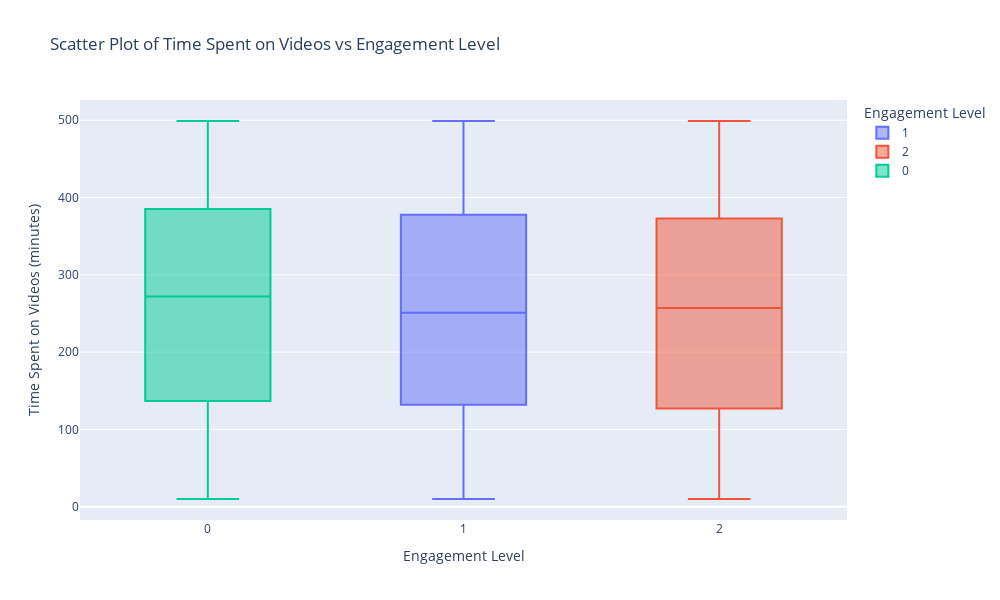

Notebook code cell kept with this figure:
### Markdown cell above
Visualizing the result

### Code cell
fig = px.box(data_frame= df,
       x = "Engagement_Level",
       y = "Time_Spent_on_Videos",
       color = "Engagement_Level",
       title = "Scatter Plot of Time Spent on Videos vs Engagement Level",
       labels = {"Time_Spent_on_Videos": "Time Spent on Videos (minutes)",
                 "Engagement_Level": "Engagement Level"
                 },
        width = 1000,
        height = 600
    )
fig.show() #Visualizing the relationship between Time_Spent_on_Videos and Engagement_Level using a scatter plot.
# I need to install nbformat

#I'm ignoring the FutureWarning for now.

### Figure 1 — Plotly figure (JSON) as saved in the notebook; plotly's stock layout.template omitted (floating-point values rounded to 4 significant figures; data arrays with more than 128 entries replaced by an {"elided": "..."} marker saying what was removed)
{"data": [{"alignmentgroup": "True", "hovertemplate": "Engagement Level=%{x}<br>Time Spent on Videos (minutes)=%{y}<extra></extra>", "legendgroup": "1", "marker": {"color": "#636efa"}, "name": "1", "notched": false, "offsetgroup": "1", "orientation": "v", "showlegend": true, "type": "box", "x": {"elided": "4927 int values"}, "x0": " ", "xaxis": "x", "y": {"elided": "4927 int values"}, "y0": " ", "yaxis": "y"}, {"alignmentgroup": "True", "hovertemplate": "Engagement Level=%{x}<br>Time Spent on Videos (minutes)=%{y}<extra></extra>", "legendgroup": "2", "marker": {"color": "#EF553B"}, "name": "2", "notched": false, "offsetgroup": "2", "orientation": "v", "showlegend": true, "type": "box", "x": {"elided": "2980 int values"}, "x0": " ", "xaxis": "x", "y": {"elided": "2980 int values"}, "y0": " ", "yaxis": "y"}, {"alignmentgroup": "True", "hovertemplate": "Engagement Level=%{x}<br>Time Spent on Videos (minutes)=%{y}<extra></extra>", "legendgroup": "0", "marker": {"color": "#00cc96"}, "name": "0", "notched": false, "offsetgroup": "0", "orientation": "v", "showlegend": true, "type": "box", "x": {"elided": "2093 int values"}, "x0": " ", "xaxis": "x", "y": {"elided": "2093 int values"}, "y0": " ", "yaxis": "y"}], "layout": {"boxmode": "overlay", "height": 600, "legend": {"title": {"text": "Engagement Level"}, "tracegroupgap": 0}, "title": {"text": "Scatter Plot of Time Spent on Videos vs Engagement Level"}, "width": 1000, "xaxis": {"anchor": "y", "categoryarray": [1, 2, 0], "categoryorder": "array", "domain": [0, 1], "title": {"text": "Engagement Level"}}, "yaxis": {"anchor": "x", "domain": [0, 1], "title": {"text": "Time Spent on Videos (minutes)"}}}}
